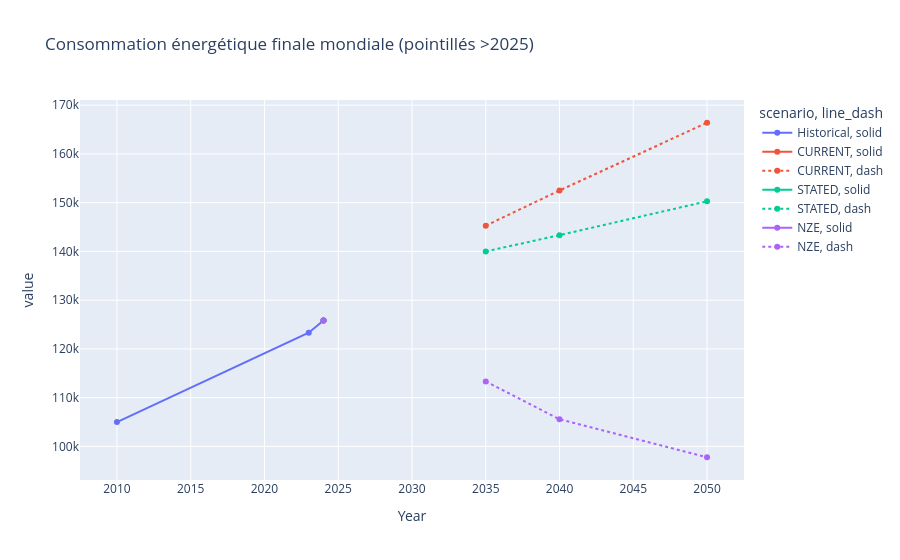

Notebook code for this chart:
### Code cell
cons = pd.read_excel(root_pre / 'world_total_final_consumption.xlsx')
cons = cons.rename(columns={'Total_final_consumption_TWh':'value','Scenario':'scenario','Year':'Year'})
cons['line_dash'] = np.where(cons['Year']>2025,'dash','solid')
fig = px.line(cons, x='Year', y='value', color='scenario', line_dash='line_dash', markers=True,
              title='Consommation énergétique finale mondiale (pointillés >2025)')
fig.show()

### Figure 1 — Plotly figure (JSON) as saved in the notebook; plotly's stock layout.template omitted (floating-point values rounded to 4 significant figures)
{"data": [{"hovertemplate": "scenario=Historical<br>line_dash=solid<br>Year=%{x}<br>value=%{y}<extra></extra>", "legendgroup": "Historical, solid", "line": {"color": "#636efa", "dash": "solid"}, "marker": {"symbol": "circle"}, "mode": "lines+markers", "name": "Historical, solid", "orientation": "v", "showlegend": true, "type": "scatter", "x": [2010, 2023, 2024], "xaxis": "x", "y": [105000.0, 123300.0, 125800.0], "yaxis": "y"}, {"hovertemplate": "scenario=CURRENT<br>line_dash=solid<br>Year=%{x}<br>value=%{y}<extra></extra>", "legendgroup": "CURRENT, solid", "line": {"color": "#EF553B", "dash": "solid"}, "marker": {"symbol": "circle"}, "mode": "lines+markers", "name": "CURRENT, solid", "orientation": "v", "showlegend": true, "type": "scatter", "x": [2024], "xaxis": "x", "y": [125800.0], "yaxis": "y"}, {"hovertemplate": "scenario=CURRENT<br>line_dash=dash<br>Year=%{x}<br>value=%{y}<extra></extra>", "legendgroup": "CURRENT, dash", "line": {"color": "#EF553B", "dash": "dot"}, "marker": {"symbol": "circle"}, "mode": "lines+markers", "name": "CURRENT, dash", "orientation": "v", "showlegend": true, "type": "scatter", "x": [2035, 2040, 2050], "xaxis": "x", "y": [145300.0, 152500.0, 166400.0], "yaxis": "y"}, {"hovertemplate": "scenario=STATED<br>line_dash=solid<br>Year=%{x}<br>value=%{y}<extra></extra>", "legendgroup": "STATED, solid", "line": {"color": "#00cc96", "dash": "solid"}, "marker": {"symbol": "circle"}, "mode": "lines+markers", "name": "STATED, solid", "orientation": "v", "showlegend": true, "type": "scatter", "x": [2024], "xaxis": "x", "y": [125800.0], "yaxis": "y"}, {"hovertemplate": "scenario=STATED<br>line_dash=dash<br>Year=%{x}<br>value=%{y}<extra></extra>", "legendgroup": "STATED, dash", "line": {"color": "#00cc96", "dash": "dot"}, "marker": {"symbol": "circle"}, "mode": "lines+markers", "name": "STATED, dash", "orientation": "v", "showlegend": true, "type": "scatter", "x": [2035, 2040, 2050], "xaxis": "x", "y": [140000.0, 143300.0, 150300.0], "yaxis": "y"}, {"hovertemplate": "scenario=NZE<br>line_dash=solid<br>Year=%{x}<br>value=%{y}<extra></extra>", "legendgroup": "NZE, solid", "line": {"color": "#ab63fa", "dash": "solid"}, "marker": {"symbol": "circle"}, "mode": "lines+markers", "name": "NZE, solid", "orientation": "v", "showlegend": true, "type": "scatter", "x": [2024], "xaxis": "x", "y": [125800.0], "yaxis": "y"}, {"hovertemplate": "scenario=NZE<br>line_dash=dash<br>Year=%{x}<br>value=%{y}<extra></extra>", "legendgroup": "NZE, dash", "line": {"color": "#ab63fa", "dash": "dot"}, "marker": {"symbol": "circle"}, "mode": "lines+markers", "name": "NZE, dash", "orientation": "v", "showlegend": true, "type": "scatter", "x": [2035, 2040, 2050], "xaxis": "x", "y": [113300.0, 105600.0, 97780.0], "yaxis": "y"}], "layout": {"legend": {"title": {"text": "scenario, line_dash"}, "tracegroupgap": 0}, "title": {"text": "Consommation énergétique finale mondiale (pointillés >2025)"}, "xaxis": {"anchor": "y", "domain": [0, 1], "title": {"text": "Year"}}, "yaxis": {"anchor": "x", "domain": [0, 1], "title": {"text": "value"}}}}
